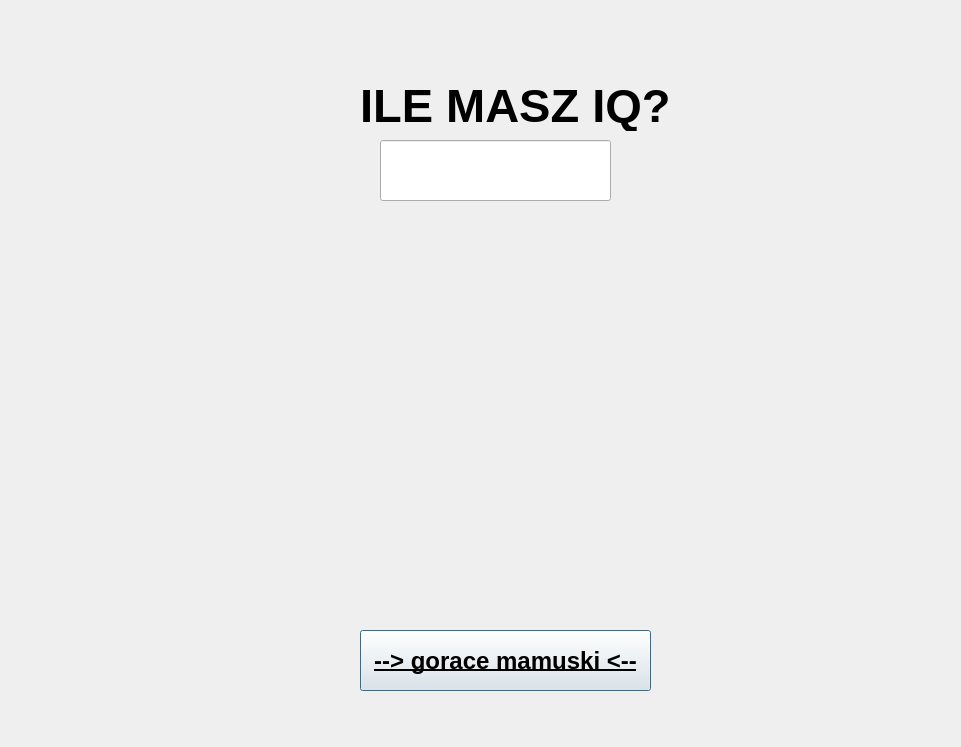
<?xml version="1.0" encoding="UTF-8"?>
<ui version="4.0">
 <class>Dialog</class>
 <widget class="QDialog" name="Dialog">
  <property name="geometry">
   <rect>
    <x>0</x>
    <y>0</y>
    <width>961</width>
    <height>747</height>
   </rect>
  </property>
  <property name="windowTitle">
   <string>Dialog</string>
  </property>
  <widget class="QLabel" name="iq">
   <property name="geometry">
    <rect>
     <x>360</x>
     <y>80</y>
     <width>311</width>
     <height>51</height>
    </rect>
   </property>
   <property name="font">
    <font>
     <family>MS Sans Serif</family>
     <pointsize>35</pointsize>
     <weight>75</weight>
     <bold>true</bold>
    </font>
   </property>
   <property name="text">
    <string>ILE MASZ IQ?</string>
   </property>
  </widget>
  <widget class="QLabel" name="label">
   <property name="geometry">
    <rect>
     <x>350</x>
     <y>240</y>
     <width>291</width>
     <height>121</height>
    </rect>
   </property>
   <property name="font">
    <font>
     <family>MS Sans Serif</family>
     <pointsize>35</pointsize>
     <weight>75</weight>
     <bold>true</bold>
    </font>
   </property>
   <property name="text">
    <string/>
   </property>
  </widget>
  <widget class="QPushButton" name="ButtonClick">
   <property name="geometry">
    <rect>
     <x>360</x>
     <y>630</y>
     <width>291</width>
     <height>61</height>
    </rect>
   </property>
   <property name="font">
    <font>
     <family>MS Sans Serif</family>
     <pointsize>18</pointsize>
     <weight>75</weight>
     <bold>true</bold>
     <underline>true</underline>
    </font>
   </property>
   <property name="text">
    <string>--&gt; gorace mamuski &lt;--</string>
   </property>
  </widget>
  <widget class="QLineEdit" name="lineEditIQ">
   <property name="geometry">
    <rect>
     <x>380</x>
     <y>140</y>
     <width>231</width>
     <height>61</height>
    </rect>
   </property>
   <property name="font">
    <font>
     <family>MS Sans Serif</family>
     <pointsize>35</pointsize>
     <weight>75</weight>
     <bold>true</bold>
    </font>
   </property>
  </widget>
 </widget>
 <resources/>
 <connections/>
</ui>
